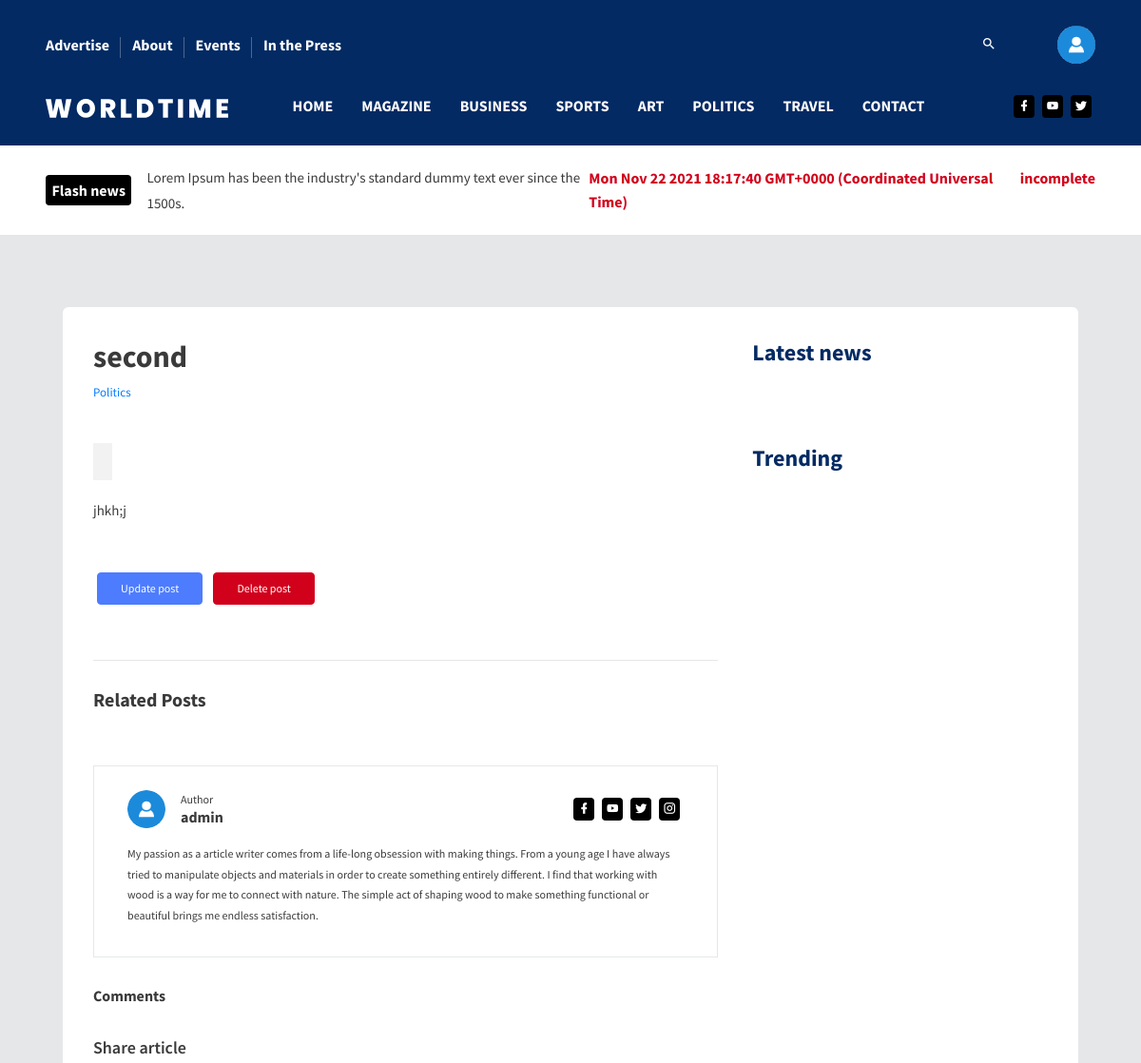
Page /post/4/comment/1/update (signed in, upper part) on the earlier database version.
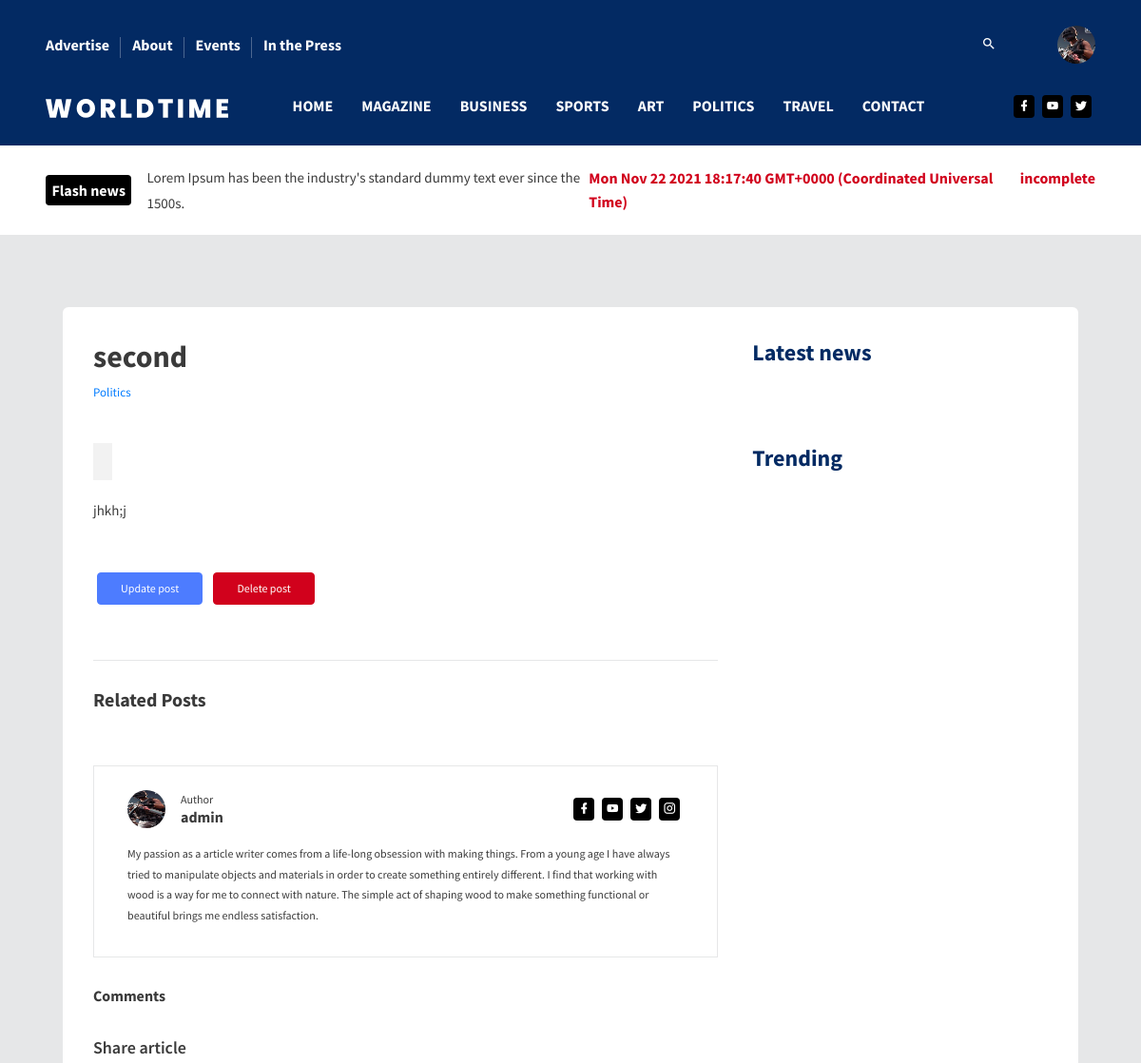
Same page on the later database version.
### app/models.py (models this page shows, shortened)
class Users(db.Model, UserMixin):
    id = db.Column(db.Integer,primary_key = True)
    username = db.Column(db.String(20), unique = True, nullable = False)
    email = db.Column(db.String(120), unique =True, nullable = False)
    profile_pic = db.Column(db.String(20), nullable = False, default = 'avatar.png')
    password = db.Column(db.String(100), nullable = False)
    bio = db.Column(db.String(500))
    admin = db.Column(db.Boolean, nullable = False, default = False)
    posts = db.relationship('Articles', backref = 'author', lazy = True)
    the_comments = db.relationship('Comments', backref='writer',lazy=True)
    post_author = db.Column(db.Boolean, nullable=False, default=False)
    address = db.Column(db.String(50))
    phone_number = db.Column(db.String(50))
    city = db.Column(db.String(50))
    facebook = db.Column(db.String(50))
    twitter = db.Column(db.String(50))
    instagram = db.Column(db.String(50))
    youtube = db.Column(db.String(50))

### app/routes.py (the view)
@app.route('/post/<articleid>/comment/<int:commentid>/update', methods = ['GET', 'POST'])
@login_required
def updatecomment(commentid,articleid):
    article = Articles.query.get_or_404(str(articleid))
    comment = Comments.query.get_or_404(str(commentid))
    if comment.writer != current_user:
        abort(403)
    form = CommentsForm()
    if form.validate_on_submit():
        comment.comment = form.comments.data
        db.session.commit()
        flash('Your comment has been updated!', 'success')
        return redirect(url_for('post',id = article.id))
    elif request.method == 'GET':
        form.comments.data = comment.comment
    return render_template('post.html', title = 'Update comment', form = form,article=article)

### app/models.py (called while the page is built)
@login_manager.user_loader
def load_user(user_id):
    return Users.query.get(int(user_id))

### app/templates/post.html (shortened to what the changed rows need)
{% extends "layout.html" %}
{% block body %}
<div class="content-wrapper">
  <div class="container">
    <div class="col-sm-12">
      <div class="card" data-aos="fade-up">
        <div class="card-body">
          <div class="row">
            <div class="col-lg-8">
              <div>
                <h1 class="font-weight-600 mb-1">
                  {{ article.title }}
                </h1>
              </div>
              <div class="post-comment-section">
                <div class="testimonial mt-5">
                  <div
                    class="d-lg-flex justify-content-between align-items-center"
                  >
                    <div class="d-flex align-items-center mb-3">
                      <div class="rotate-img">
                        <img style="width: 40px;height: 40px;"
                          src="{{ url_for('static', filename = 'imgs/profile_pics/' + article.author.profile_pic) }}"
                          class="img-fluid img-rounded mr-3"
                        />
                      </div>
                      <div>
                        <p class="fs-12 mb-1 line-height-xs">
                         Author
                        </p>
                        <p
                          class="fs-16 font-weight-600 mb-0 line-height-xs"
                        >
                        {{ article.author.username }}
                        </p>
                      </div>
                    </div>
                    <ul class="social-media mb-3">
                    </ul>
                  </div>
                  <p class="fs-12">
                    {{ article.author.bio }}
                  </p>
                </div>
              </div>
            </div>
            <div class="col-lg-4">
              <h2 class="mb-4 text-primary font-weight-600">
                Latest news
              </h2>
              <div class="trending">
                <h2 class="mb-4 text-primary font-weight-600">
                  Trending
                </h2>
              </div>
            </div>
          </div>
        </div>
      </div>
    </div>
  </div>
</div>
{% endblock %}

### app/templates/layout.html (shortened to what the changed rows need)
<!DOCTYPE html>
<html lang="en">
<head>
  <link rel="stylesheet" href="https://maxcdn.bootstrapcdn.com/bootstrap/4.5.2/css/bootstrap.min.css">
  <link rel="stylesheet" href="https://use.fontawesome.com/releases/v5.7.0/css/all.css"
>
  <link rel="stylesheet" href="https://cdnjs.cloudflare.com/ajax/libs/font-awesome/4.7.0/css/font-awesome.min.css">
  <link rel="stylesheet"
    href="{{ url_for('static', filename = 'assets/vendors/mdi/css/materialdesignicons.min.css') }}" />
  <link rel="stylesheet" href="{{ url_for('static', filename = 'assets/vendors/aos/dist/aos.css/aos.css') }}" />
  <link rel="stylesheet" href="{{ url_for('static', filename = 'assets/css/style.css') }}">
  <link rel="stylesheet" href="{{ url_for('static', filename = 'assets/css/additional.css') }}">
</head>
<body style="background-color: #e6e7e8;">
  <div>
    <div class="container-scroller">
      <div class="main-panel">
        <header id="header">
          <div class="container">
            <nav class="navbar navbar-expand-lg navbar-light">
              <div class="navbar-top">
                <div class="d-flex justify-content-between align-items-center">
                  <ul class="navbar-top-right-menu">
                    {% if current_user.is_authenticated %}
                    <li class="nav-item">
                      <a href="{{ url_for('account') }}" class="nav-link">
                        <div style="
                        width: 40px;
                        height: 40px;
                        border-radius: 50%;
                        background-image: url('../static/imgs/profile_pics/{{ current_user.profile_pic }}');
                        background-repeat: no-repeat;
                        background-size: cover;">
                        </div>
                      </a>
                    </li>
                    {% endif %}
                  </ul>
                </div>
              </div>
            </nav>
          </div>
        </header>
        {% block body %}{% endblock body %}
      </div>
    </div>
  </div>
</body>
</html>

Differences in the rows shown:
changed Users "admin": profile_pic: picture added in place of a placeholder
